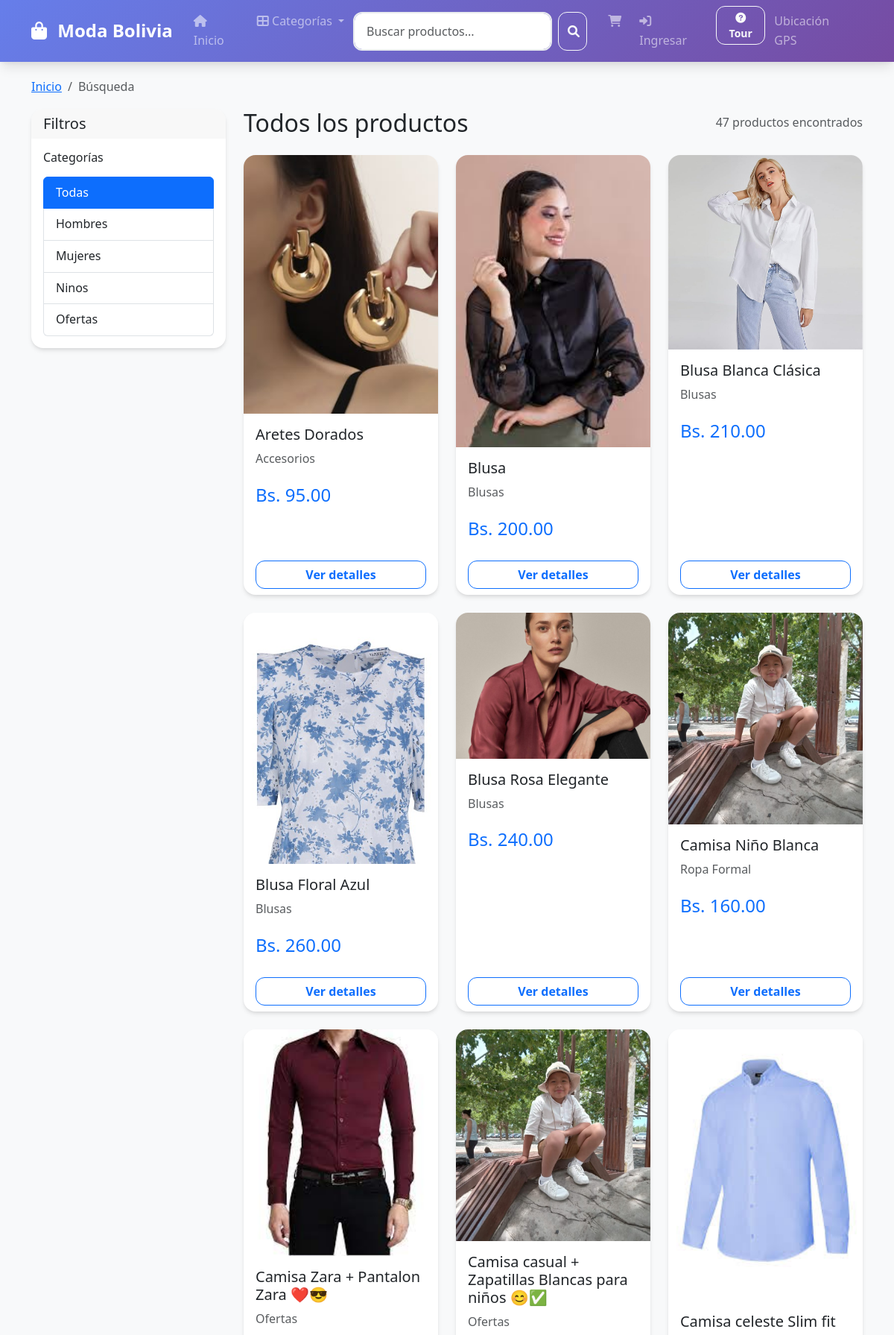
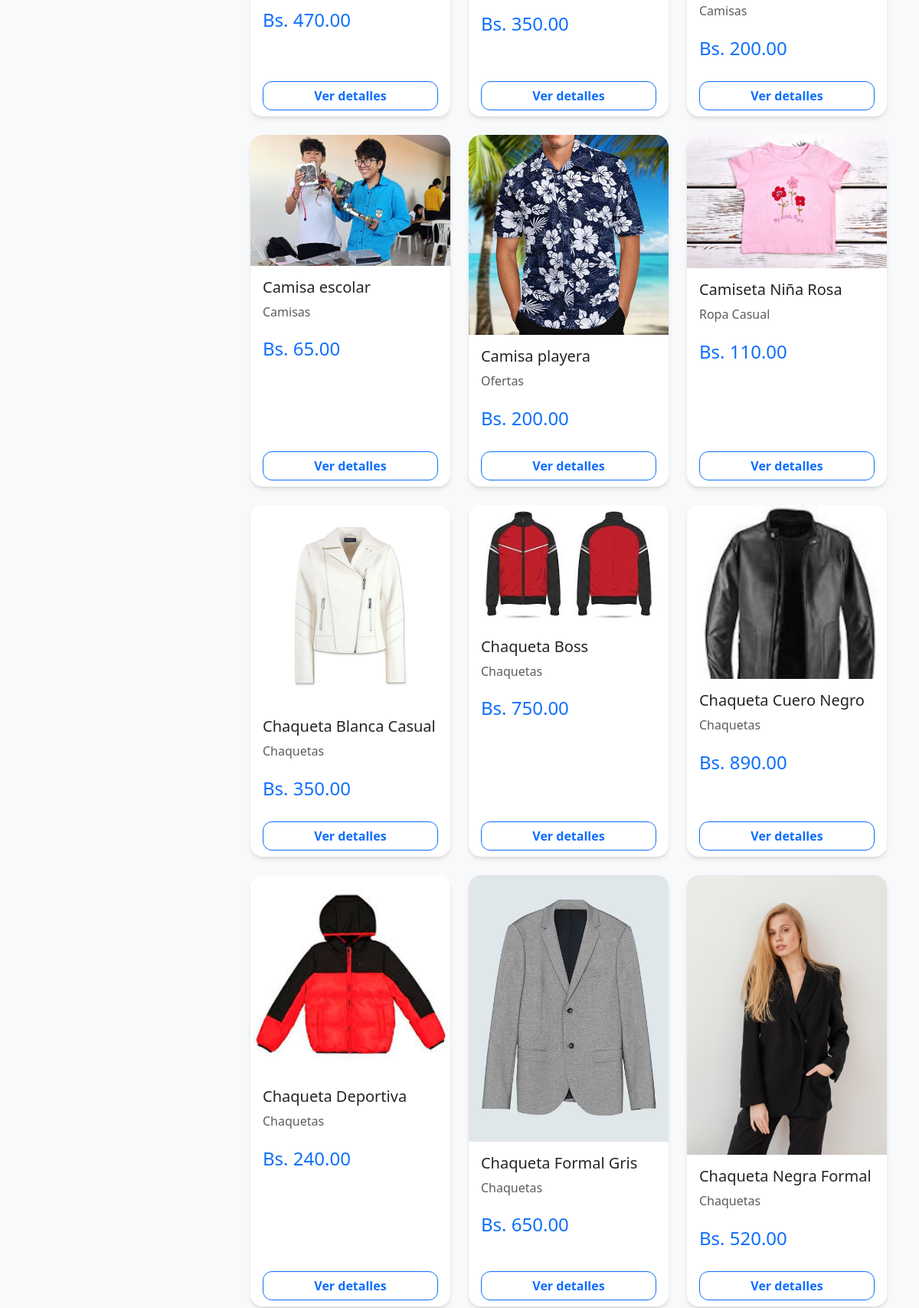
The app's page /buscar (upper part) with its own data (2 pictures, top to bottom).
### tables this page shows
CREATE TABLE productos (
            id INTEGER PRIMARY KEY AUTOINCREMENT,
            nombre VARCHAR(200) NOT NULL,
            descripcion TEXT,
            precio DECIMAL(10,2) NOT NULL,
            stock INTEGER DEFAULT 100,
            categoria_id INTEGER,
            imagen VARCHAR(255),
            activo BOOLEAN DEFAULT 1,
            fecha_creacion TIMESTAMP DEFAULT CURRENT_TIMESTAMP,
            FOREIGN KEY (categoria_id) REFERENCES categorias(id)
        );

CREATE TABLE categorias (
            id INTEGER PRIMARY KEY AUTOINCREMENT,
            nombre VARCHAR(50) NOT NULL,
            tipo VARCHAR(20) NOT NULL
        );

### app.py (the view)
@app.route('/buscar')
def buscar():
    query = request.args.get('q', '')
    categoria = request.args.get('categoria', '')
    conn = get_db_connection()
    sql = '''
        SELECT p.*, c.nombre as categoria_nombre, c.tipo as categoria_tipo
        FROM productos p
        JOIN categorias c ON p.categoria_id = c.id
        WHERE p.activo = 1
    '''
    params = []
    if query:
        sql += ' AND (p.nombre LIKE ? OR p.descripcion LIKE ?)'
        params.extend([f'%{query}%', f'%{query}%'])
    if categoria:
        sql += ' AND c.tipo = ?'
        params.append(categoria)
    sql += ' ORDER BY p.nombre'
    resultados = conn.execute(sql, params).fetchall()
    categorias = conn.execute('SELECT DISTINCT tipo FROM categorias').fetchall()
    conn.close()
    return render_template('buscar.html',
                         resultados=resultados,
                         categorias=categorias,
                         query=query,
                         categoria_seleccionada=categoria)

### database.py (called while the page is built)
def get_db_connection():
    conn = sqlite3.connect('tienda.db')
    conn.row_factory = sqlite3.Row
    return conn

### templates/buscar.html (shortened to what this page needs)
{% extends "base.html" %}
{% block content %}
<div class="container my-4">
    <nav aria-label="breadcrumb">
        <ol class="breadcrumb">
            <li class="breadcrumb-item"><a href="{{ url_for('index') }}">Inicio</a></li>
            <li class="breadcrumb-item active" aria-current="page">Búsqueda</li>
        </ol>
    </nav>
    <div class="row">
        <div class="col-md-3 mb-4">
            <div class="card">
                <div class="card-header">
                    <h5 class="mb-0">Filtros</h5>
                </div>
                <div class="card-body">
                    <h6 class="mb-3">Categorías</h6>
                    <div class="list-group">
                        <a href="{{ url_for('buscar') }}"
                           class="list-group-item list-group-item-action {% if not categoria_seleccionada %}active{% endif %}">
                            Todas
                        </a>
                        {% for cat in categorias %}
                        <a href="{{ url_for('buscar', categoria=cat.tipo) }}"
                           class="list-group-item list-group-item-action {% if categoria_seleccionada == cat.tipo %}active{% endif %}">
                            {{ cat.tipo|title }}
                        </a>
                        {% endfor %}
                    </div>
                </div>
            </div>
        </div>
        <div class="col-md-9">
            <div class="d-flex justify-content-between align-items-center mb-4">
                <h2 class="mb-0">
                    {% if query %}
                        Resultados para "{{ query }}"
                    {% elif categoria_seleccionada %}
                        {{ categoria_seleccionada|title }}
                    {% else %}
                        Todos los productos
                    {% endif %}
                </h2>
                <span class="text-muted">{{ resultados|length }} productos encontrados</span>
            </div>
            {% if resultados %}
            <div class="row row-cols-1 row-cols-md-3 g-4">
                {% for producto in resultados %}
                <div class="col">
                    <div class="card h-100">
                        <img src="{{ producto.imagen }}" class="card-img-top" alt="{{ producto.nombre }}">
                        <div class="card-body">
                            <h5 class="card-title">{{ producto.nombre }}</h5>
                            <p class="card-text text-muted">{{ producto.categoria_nombre }}</p>
                            <p class="card-text">
                                <span class="fs-4 text-primary">Bs. {{ "%.2f"|format(producto.precio) }}</span>
                            </p>
                        </div>
                        <div class="card-footer bg-transparent border-top-0">
                            <a href="{{ url_for('detalle_producto', producto_id=producto.id) }}"
                               class="btn btn-outline-primary w-100">Ver detalles</a>
                        </div>
                    </div>
                </div>
                {% endfor %}
            </div>
            {% else %}
            <div class="alert alert-info">
                No se encontraron productos que coincidan con tu búsqueda.
            </div>
            {% endif %}
        </div>
    </div>
</div>
{% endblock %}

### static/css/custom.css (style rules this page uses)
:root { --gradient-primary: linear-gradient(135deg, #667eea 0%, #764ba2 100%); --gradient-success: linear-gradient(135deg, #4facfe 0%, #00f2fe 100%); --gradient-info: linear-gradient(135deg, #43e97b 0%, #38f9d7 100%); --gradient-warning: linear-gradient(135deg, #fa709a 0%, #fee140 100%); --gradient-danger: linear-gradient(135deg, #ff9a9e 0%, #fecfef 100%); --gradient-blue: linear-gradient(135deg, #667eea 0%, #764ba2 100%); --gradient-pink: linear-gradient(135deg, #f093fb 0%, #f5576c 100%); --gradient-green: linear-gradient(135deg, #4facfe 0%, #00f2fe 100%); --gradient-orange: linear-gradient(135deg, #fa709a 0%, #fee140 100%); --gradient-purple: linear-gradient(135deg, #a18cd1 0%, #fbc2eb 100%); --shadow-soft: 0 4px 6px -1px rgba(0, 0, 0, 0.1), 0 2px 4px -1px rgba(0, 0, 0, 0.06); --shadow-medium: 0 10px 15px -3px rgba(0, 0, 0, 0.1), 0 4px 6px -2px rgba(0, 0, 0, 0.05); --shadow-large: 0 20px 25px -5px rgba(0, 0, 0, 0.1), 0 10px 10px -5px rgba(0, 0, 0, 0.04); }
body { font-family: 'Segoe UI', Tahoma, Geneva, Verdana, sans-serif; line-height: 1.6; background-color: #f8f9fa; }
.card { border: none; border-radius: 16px; box-shadow: var(--shadow-soft); transition: all 0.4s ease; overflow: hidden; }
.card-header { border-bottom: none; border-radius: 16px 16px 0 0 !important; font-weight: 600; }
.btn { font-weight: 600; border-radius: 12px; transition: all 0.3s ease; position: relative; overflow: hidden; }
.btn::before { content: ''; position: absolute; top: 50%; left: 50%; width: 0; height: 0; background: rgba(255,255,255,0.2); border-radius: 50%; transition: all 0.3s ease; transform: translate(-50%, -50%); }

### records on screen
productos: imagen (picture), nombre "Aretes Dorados", categoria_nombre "Accesorios", precio "95.00"
productos: imagen (picture), nombre "Blusa", categoria_nombre "Blusas", precio "200.00"
productos: imagen (picture), nombre "Blusa Blanca Clásica", categoria_nombre "Blusas", precio "210.00"
productos: imagen (picture), nombre "Blusa Floral Azul", categoria_nombre "Blusas", precio "260.00"
productos: imagen (picture), nombre "Blusa Rosa Elegante", categoria_nombre "Blusas", precio "240.00"
productos: imagen (picture), nombre "Camisa Niño Blanca", categoria_nombre "Ropa Formal", precio "160.00"
productos: imagen (picture), nombre "Camisa Zara + Pantalon Zara ❤️😎", categoria_nombre "Ofertas", precio "470.00"
productos: imagen (picture), nombre "Camisa casual + Zapatillas Blancas para niños 😊✅", categoria_nombre "Ofertas", precio "350.00"
productos: imagen (picture), nombre "Camisa celeste Slim fit", categoria_nombre "Camisas", precio "200.00"
productos: imagen (picture), nombre "Camisa escolar", categoria_nombre "Camisas", precio "65.00"
productos: imagen (picture), nombre "Camisa playera", categoria_nombre "Ofertas", precio "200.00"
productos: imagen (picture), nombre "Camiseta Niña Rosa", categoria_nombre "Ropa Casual", precio "110.00"
productos: imagen (picture), nombre "Chaqueta Blanca Casual", categoria_nombre "Chaquetas", precio "350.00"
productos: imagen (picture), nombre "Chaqueta Boss", categoria_nombre "Chaquetas", precio "750.00"
productos: imagen (picture), nombre "Chaqueta Cuero Negro", categoria_nombre "Chaquetas", precio "890.00"
productos: imagen (picture), nombre "Chaqueta Deportiva", categoria_nombre "Chaquetas", precio "240.00"
productos: imagen (picture), nombre "Chaqueta Formal Gris", categoria_nombre "Chaquetas", precio "650.00"
productos: imagen (picture), nombre "Chaqueta Negra Formal", categoria_nombre "Chaquetas", precio "520.00"

### other values on screen
{{ cat.tipo|title }} "Hombres" "Mujeres" "Ninos" "Ofertas"
{{ resultados|length }} "47"
